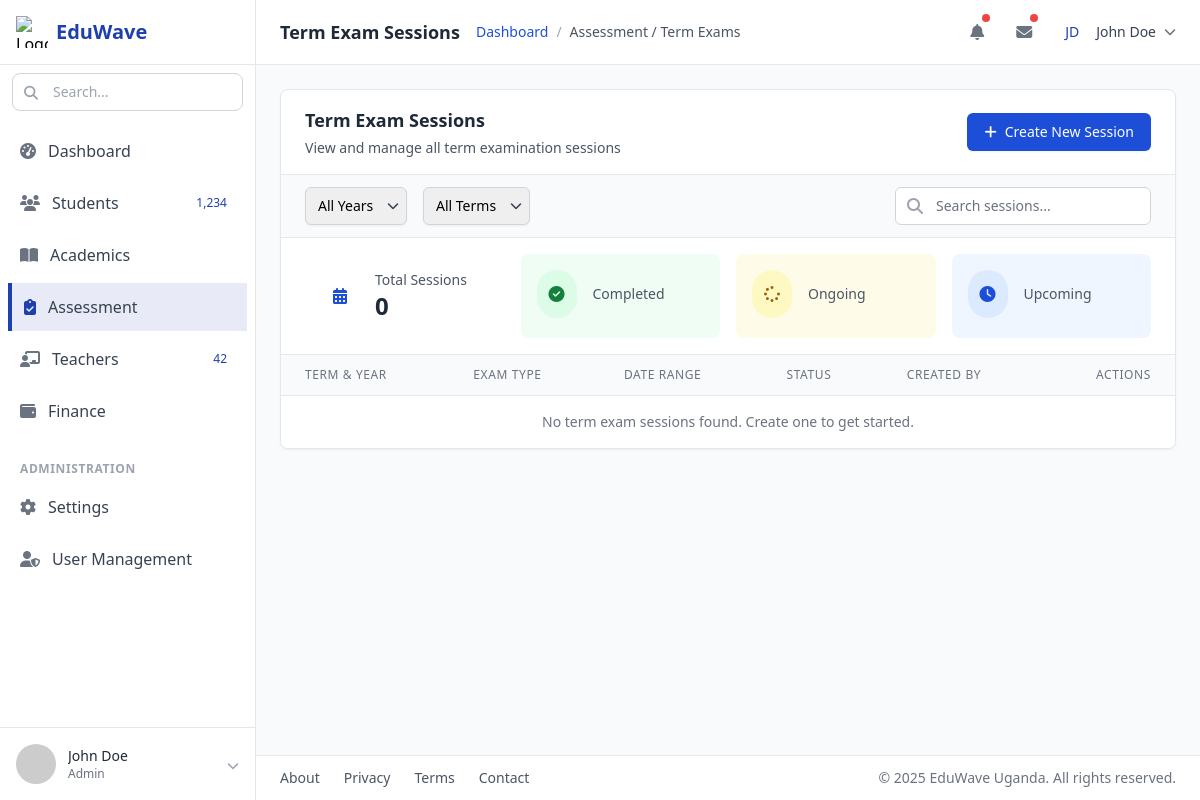
The page /academics/term-exams/ (signed in) on the database as committed earlier.
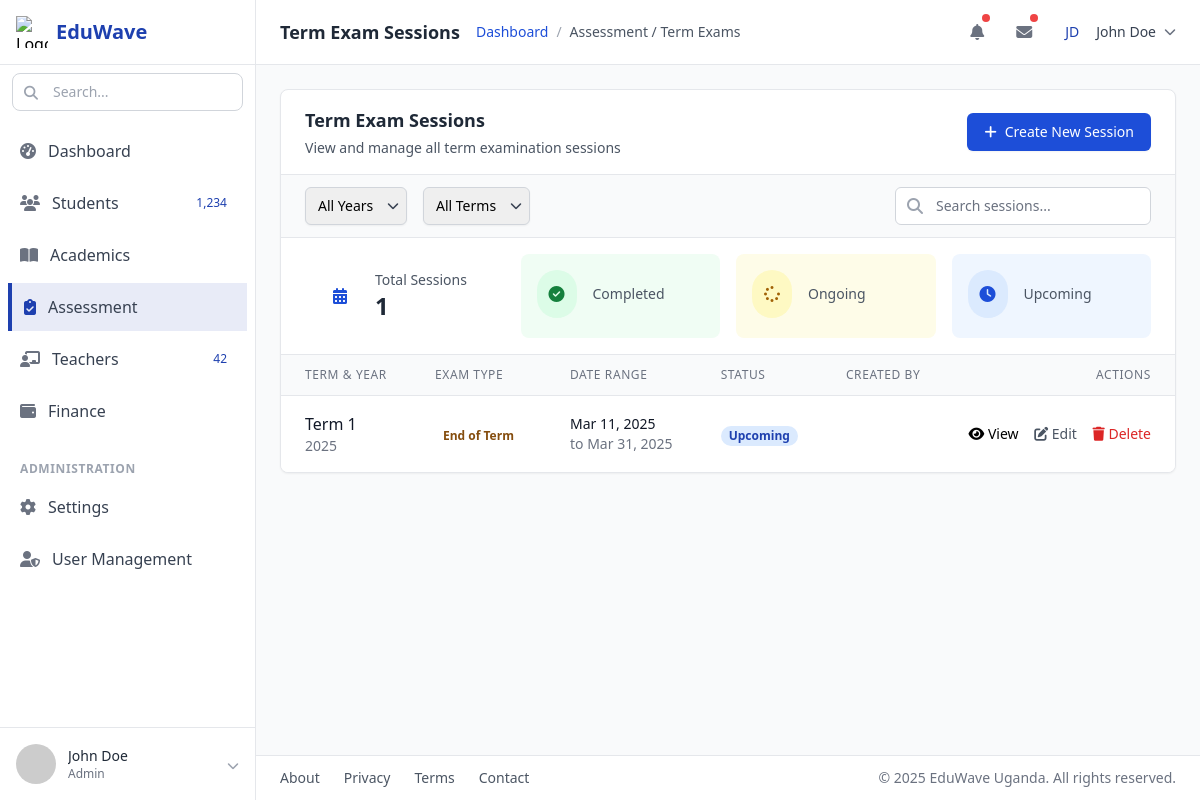
The same page on the database as committed later.
### academic/models.py (models this page shows, shortened)
class TermExamSession(models.Model):
    class TermChoices(models.TextChoices):
        TERM_1 = "TERM_1", "Term 1"
        TERM_2 = "TERM_2", "Term 2"
        TERM_3 = "TERM_3", "Term 3"
    class ExamChoices(models.TextChoices):
        BOT = "BOT", "Beginning of Term"
        MOT = "MOT", "Mid of Term"
        EOT = "EOT", "End of Term"
    term_name = models.CharField(max_length=10, choices=TermChoices.choices,
                                 verbose_name="Term Name", help_text="Select the term for this exam session")
    year = models.PositiveIntegerField(default=datetime.date.today().year, choices=academic_year_choices,
                                       verbose_name="Academic Year", help_text="Select the academic year for this exam session", db_index=True)
    exam_type = models.CharField(max_length=3, choices=ExamChoices.choices,
                                 verbose_name="Exam Type", help_text="Select the type of examination")
    start_date = models.DateField(help_text="Start date of the exam session")
    end_date = models.DateField(help_text="End date of the exam session")
    created_by = models.ForeignKey(Teacher, on_delete=models.PROTECT,
                                   related_name="terms", help_text="Teacher who created this exam session")
    created = models.DateTimeField(auto_now_add=True)
    updated = models.DateTimeField(auto_now=True)
    class Meta:
        db_table = "term_exam_session"
        ordering = ["-year", "term_name"]
        unique_together = ("term_name", "year", "exam_type")
        indexes = [
            models.Index(fields=['-year', 'term_name']),
            models.Index(fields=['term_name', 'year', 'exam_type']),
        ]

### academic/views.py (the view)
# urls.py: path('term-exams/', views.TermExamListView.as_view(), name='term_exam_list'),
class TermExamListView(LoginRequiredMixin, ListView):
    model = TermExamSession
    template_name = 'reports/term_exam_list.html'
    context_object_name = 'term_exams'
    paginate_by = 10
    ordering = ['-year', 'term_name']
    def get_queryset(self):
        queryset = super().get_queryset()
        year = self.request.GET.get('year')
        if year and year.isdigit():
            queryset = queryset.filter(year=int(year))
        term = self.request.GET.get('term')
        if term in dict(TermExamSession.TermChoices.choices):
            queryset = queryset.filter(term_name=term)
        return queryset.select_related('created_by').prefetch_related('mark_summaries')
    def get_context_data(self, **kwargs):
        context = super().get_context_data(**kwargs)
        context['active_tab'] = 'assessment'
        current_year = timezone.now().year
        context['year_choices'] = range(current_year - 5, current_year + 2)
        context['selected_year'] = self.request.GET.get('year', '')
        context['selected_term'] = self.request.GET.get('term', '')
        page_obj = context['page_obj']
        context['total_results'] = page_obj.paginator.count
        context['showing_start'] = page_obj.start_index()
        context['showing_end'] = page_obj.end_index()
        context['term_choices'] = TermExamSession.TermChoices.choices
        return context

### academic/templates/reports/term_exam_list.html (shortened to what the changed rows need)
{% extends "base.html" %}
{% block page_title %}Term Exam Sessions{% endblock %}
{% block content %}
<div class="bg-white rounded-lg shadow-sm border border-gray-200 overflow-hidden mb-6">
  <div class="px-6 py-4 border-b border-gray-200 flex flex-col sm:flex-row sm:items-center sm:justify-between">
    <div>
      <h2 class="text-lg font-semibold text-gray-800">Term Exam Sessions</h2>
    </div>
  </div>
  <div class="grid grid-cols-1 md:grid-cols-4 gap-4 px-6 py-4 bg-white border-b border-gray-200">
    <div class="bg-primary-50 rounded-lg p-4">
      <div class="flex items-center">
        <div>
          <p class="text-sm font-medium text-gray-600">Total Sessions</p>
          <p class="text-2xl font-semibold text-gray-800">{{ total_results }}</p>
        </div>
      </div>
    </div>
  </div>
  <div class="overflow-x-auto">
    <table class="min-w-full divide-y divide-gray-200">
      <thead class="bg-gray-50">
        <tr>
          <th scope="col" class="px-6 py-3 text-left text-xs font-medium text-gray-500 uppercase tracking-wider">
            Term & Year
          </th>
          <th scope="col" class="px-6 py-3 text-left text-xs font-medium text-gray-500 uppercase tracking-wider">
            Exam Type
          </th>
          <th scope="col" class="px-6 py-3 text-left text-xs font-medium text-gray-500 uppercase tracking-wider">
            Date Range
          </th>
          <th scope="col" class="px-6 py-3 text-left text-xs font-medium text-gray-500 uppercase tracking-wider">
            Status
          </th>
          <th scope="col" class="px-6 py-3 text-left text-xs font-medium text-gray-500 uppercase tracking-wider">
            Created By
          </th>
          <th scope="col" class="px-6 py-3 text-right text-xs font-medium text-gray-500 uppercase tracking-wider">
            Actions
          </th>
        </tr>
      </thead>
      <tbody class="bg-white divide-y divide-gray-200">
        {% for exam in term_exams %}
        <tr class="hover:bg-gray-50">
          <td class="px-6 py-4 whitespace-nowrap">
            <div class="font-medium text-gray-900">{{ exam.get_term_name_display }}</div>
            <div class="text-sm text-gray-500">{{ exam.year }}</div>
          </td>
          <td class="px-6 py-4 whitespace-nowrap">
            <span class="px-2 inline-flex text-xs leading-5 font-semibold rounded-full bg-accent-100 text-accent-800">
              {{ exam.get_exam_type_display }}
            </span>
          </td>
          <td class="px-6 py-4 whitespace-nowrap">
            <div class="text-sm text-gray-900">{{ exam.start_date|date:"M d, Y" }}</div>
            <div class="text-sm text-gray-500">to {{ exam.end_date|date:"M d, Y" }}</div>
          </td>
          <td class="px-6 py-4 whitespace-nowrap">
            {% if exam.end_date < today %}
            <span class="px-2 inline-flex text-xs leading-5 font-semibold rounded-full bg-green-100 text-green-800">
              Completed
            </span>
            {% elif exam.start_date <= today and exam.end_date >= today %}
            <span class="px-2 inline-flex text-xs leading-5 font-semibold rounded-full bg-yellow-100 text-yellow-800">
              Ongoing
            </span>
            {% else %}
            <span class="px-2 inline-flex text-xs leading-5 font-semibold rounded-full bg-blue-100 text-blue-800">
              Upcoming
            </span>
            {% endif %}
          </td>
          <td class="px-6 py-4 whitespace-nowrap text-sm text-gray-500">
          </td>
          <td class="px-6 py-4 whitespace-nowrap text-right text-sm font-medium">
            <a href="{% url 'term_exam_detail' exam.id %}" class="text-primary-600 hover:text-primary-900 mr-3">
              <i class="fas fa-eye"></i> View
            </a>
            <a href="#" class="text-gray-600 hover:text-gray-900 mr-3">
              <i class="fas fa-edit"></i> Edit
            </a>
            <a href="#" class="text-red-600 hover:text-red-900">
              <i class="fas fa-trash"></i> Delete
            </a>
          </td>
        </tr>
        {% empty %}
        <tr>
          <td colspan="6" class="px-6 py-4 text-center text-sm text-gray-500">
            No term exam sessions found. Create one to get started.
          </td>
        </tr>
        {% endfor %}
      </tbody>
    </table>
  </div>
</div>
{% endblock %}

Rows that differ between the two databases and show on the page:
added TermExamSession: term_name "Term 1", year "2025", exam_type "End of Term", start_date "Mar 11, 2025", end_date "Mar 31, 2025", shows "Upcoming"
Other text that changed with them:
{{ total_results }}: "0" → "1"
text no longer shown: "No term exam sessions found. Create one to get started."
